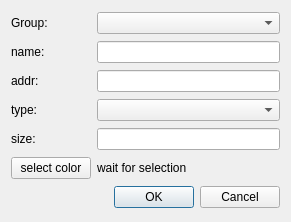
<?xml version="1.0" encoding="UTF-8"?>
<ui version="4.0">
 <class>GroupItemAddDialog</class>
 <widget class="QDialog" name="GroupItemAddDialog">
  <property name="geometry">
   <rect>
    <x>0</x>
    <y>0</y>
    <width>291</width>
    <height>222</height>
   </rect>
  </property>
  <property name="windowTitle">
   <string>GroupItemAddDialog</string>
  </property>
  <layout class="QGridLayout" name="gridLayout">
   <item row="0" column="0">
    <widget class="QLabel" name="groupLabel">
     <property name="text">
      <string>Group:</string>
     </property>
    </widget>
   </item>
   <item row="0" column="1" colspan="2">
    <widget class="QComboBox" name="groupBox"/>
   </item>
   <item row="1" column="0">
    <widget class="QLabel" name="nameLabel">
     <property name="text">
      <string>name:</string>
     </property>
    </widget>
   </item>
   <item row="1" column="1" colspan="2">
    <widget class="QLineEdit" name="nameEdit"/>
   </item>
   <item row="2" column="0">
    <widget class="QLabel" name="addrLabel">
     <property name="text">
      <string>addr:</string>
     </property>
    </widget>
   </item>
   <item row="2" column="1" colspan="2">
    <widget class="QLineEdit" name="addrEdit"/>
   </item>
   <item row="3" column="0">
    <widget class="QLabel" name="typeLabel">
     <property name="text">
      <string>type:</string>
     </property>
    </widget>
   </item>
   <item row="3" column="1" colspan="2">
    <widget class="QComboBox" name="typeBox"/>
   </item>
   <item row="4" column="0">
    <widget class="QLabel" name="sizeLabel">
     <property name="text">
      <string>size:</string>
     </property>
    </widget>
   </item>
   <item row="4" column="1" colspan="2">
    <widget class="QLineEdit" name="sizeEdit"/>
   </item>
   <item row="5" column="0">
    <widget class="QPushButton" name="colorBtn">
     <property name="text">
      <string>select color</string>
     </property>
    </widget>
   </item>
   <item row="5" column="1" colspan="2">
    <widget class="QLabel" name="colorLabel">
     <property name="text">
      <string>wait for selection</string>
     </property>
    </widget>
   </item>
   <item row="6" column="0" colspan="2">
    <spacer name="horizontalSpacer">
     <property name="orientation">
      <enum>Qt::Horizontal</enum>
     </property>
     <property name="sizeHint" stdset="0">
      <size>
       <width>98</width>
       <height>20</height>
      </size>
     </property>
    </spacer>
   </item>
   <item row="6" column="2">
    <widget class="QDialogButtonBox" name="buttonBox">
     <property name="standardButtons">
      <set>QDialogButtonBox::Cancel|QDialogButtonBox::Ok</set>
     </property>
    </widget>
   </item>
  </layout>
 </widget>
 <resources/>
 <connections>
  <connection>
   <sender>buttonBox</sender>
   <signal>rejected()</signal>
   <receiver>GroupItemAddDialog</receiver>
   <slot>reject()</slot>
   <hints>
    <hint type="sourcelabel">
     <x>197</x>
     <y>170</y>
    </hint>
    <hint type="destinationlabel">
     <x>145</x>
     <y>96</y>
    </hint>
   </hints>
  </connection>
 </connections>
</ui>
